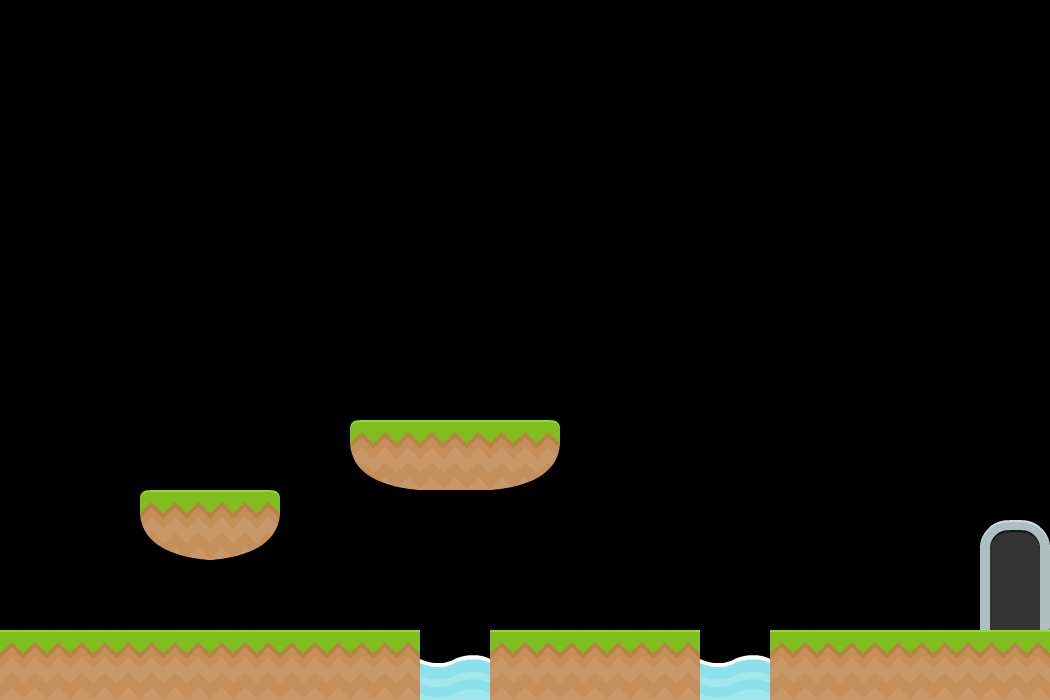

Tiled map render using the project's own tile images. Description and the whole map definition, tile-layer contents included, below:
An orthogonal 15x10 tile map with 70x70 px tiles, 1 tile layer (Tile Layer 1) and 16 objects (8x platform, 5x coin, 2x water, door).

<map version="1.0" tiledversion="1.0.1" orientation="orthogonal" renderorder="right-down" width="15" height="10" tilewidth="70" tileheight="70" nextobjectid="36">
 <tileset firstgid="1" name="tiles_spritesheet" tilewidth="70" tileheight="70" spacing="2" tilecount="156" columns="12">
  <image source="tiles_spritesheet.png" width="914" height="936" />
 </tileset>
 <layer name="Tile Layer 1" width="15" height="10">
  <data encoding="csv">
0,0,0,0,0,0,0,0,0,0,0,0,0,0,0,
0,0,0,0,0,0,0,0,0,0,0,0,0,0,0,
0,0,0,0,0,0,0,0,0,0,0,0,0,0,0,
0,0,0,0,0,0,0,0,0,0,0,0,0,0,0,
0,0,0,0,0,0,0,0,0,0,0,0,0,0,0,
0,0,0,0,0,0,0,0,0,0,0,0,0,0,0,
0,0,0,0,0,129,104,105,0,0,0,0,0,0,0,
0,0,129,105,0,0,0,0,0,0,0,0,0,0,46,
0,0,0,0,0,0,0,0,0,0,0,0,0,0,58,
104,104,104,104,104,104,103,104,104,104,103,104,104,104,104
</data>
 </layer>
 <objectgroup name="Object Layer 1">
  <object id="5" name="platform" type="platform" x="140.333" y="491.5" width="137.333" height="66.6667" />
  <object id="6" name="platform" type="platform" x="489.833" y="631" width="209.333" height="69.3333" />
  <object id="7" name="water" type="water" x="421.333" y="692" width="66.6667" height="6.66667" />
  <object id="8" name="water" type="water" x="700" y="692" width="69.3333" height="6.66667" />
  <object id="9" name="platform" type="platform" x="771" y="632.167" width="279" height="68" />
  <object id="18" type="coin" x="848.667" y="507.333" width="45.3333" height="45.3333" />
  <object id="20" name="platform" type="platform" x="1.33317" y="632" width="418.667" height="66.6667" />
  <object id="21" name="platform" type="platform" x="350.667" y="421.333" width="210.666" height="66.6667" />
  <object id="25" type="coin" x="636" y="438.667" width="45.3333" height="45.3333" />
  <object id="26" type="coin" x="430.667" y="364" width="45.3333" height="45.3333" />
  <object id="27" type="coin" x="217.333" y="437.333" width="45.3333" height="45.3333" />
  <object id="28" type="door" x="981.333" y="500" width="65.3333" height="132" />
  <object id="31" type="coin" x="12" y="9.33335" width="45.3333" height="45.3333" />
  <object id="33" name="platform" type="platform" x="-5.66667" y="-0.3335" width="1.33333" height="700" />
  <object id="34" name="platform" type="platform" x="1050.67" y="1.42109e-14" width="1.33333" height="700" />
  <object id="35" name="platform" type="platform" x="0.666668" y="-3.66667" width="1050.67" height="1.42109e-14" />
 </objectgroup>
</map>
